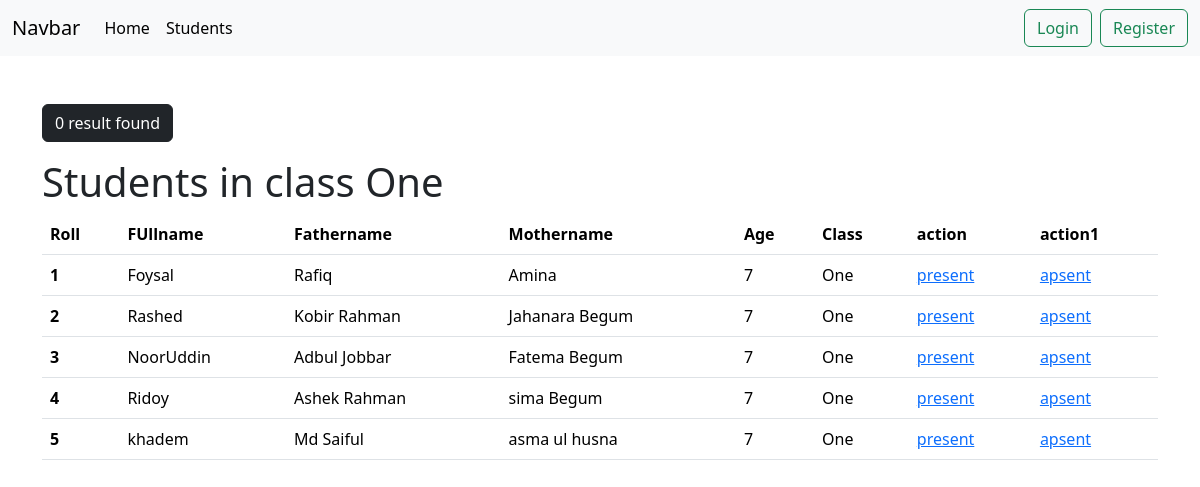
The app's page /student/students_in_class/One/ with its own data.
### student/models.py (models this page shows, shortened)
class StudentModel(models.Model):
    fullname = models.CharField(max_length=150)
    age = models.IntegerField()
    fatherName = models.CharField(max_length=150)
    motherName = models.CharField(max_length=150)
    roll = models.IntegerField()
    cl_name = models.ManyToManyField(SchoolclassModel)

class SchoolclassModel(models.Model):
    name = models.CharField(max_length=100)
    slug = models.SlugField(max_length=100, unique=True, null=True, blank=True)
    def __str__(self):
        return self.name

### student/views.py (the view)
# urls.py: path('students_in_class/<str:class_name>/', views.students_in_class, name='students_in_class'),
def students_in_class(request, class_name):
    students = models.StudentModel.objects.filter(cl_name__name=class_name)
    context = {
        'class_name': class_name,
        'students': students,
    }
    return render(request, 'students_in_class.html', context)

### student/templates/students_in_class.html
{% extends "base.html" %}
{% block content %}
<div class="container">
    <br><br><button class="btn btn-dark mb-3">{{data | length}} result found</button><br>
    <h1>Students in class {{ class_name }}</h1>
<table class="table">
    <thead>
      <tr>
        <th scope="col">Roll</th>
        <th scope="col">FUllname</th>
        <th scope="col">Fathername</th>
        <th scope="col">Mothername</th>
        <th scope="col">Age</th>
        <th scope="col">Class</th>
        <th scope="col">action</th>
        <th scope="col">action1</th>
      </tr>
    </thead>
    <tbody>
        {% for object in students %}
        <tr>
          <th scope="row">{{object.roll}}</th>
          <td>{{object.fullname}}</td>
          <td>{{object.fatherName}}</td>
          <td>{{object.motherName}}</td>
          <td>{{object.age}}</td>
          <td>{% for j in object.cl_name.all %}
                  {{j}}
              {% endfor %}</td>
          <td><a href="{% url 'present' object.id %}">present</a></td>
          <td><a href="{% url 'apsent' object.id %}">apsent</a></td>
        </tr>
        {% endfor %}
    </tbody>
  </table>
</div>
{% endblock content %}

### school/templates/base.html (shortened to what this page needs)
<!doctype html>
<html lang="en">
  <head>
    <link href="https://cdn.jsdelivr.net/npm/bootstrap@5.3.2/dist/css/bootstrap.min.css" rel="stylesheet">
  </head>
  <body>
    <nav class="navbar navbar-expand-lg bg-body-tertiary">
        <div class="container-fluid">
          <a class="navbar-brand" href="#">Navbar</a>
          <div class="collapse navbar-collapse" id="navbarSupportedContent">
            <ul class="navbar-nav me-auto mb-2 mb-lg-0">
              <li class="nav-item">
                <a class="nav-link active" aria-current="page" href="{% url 'home' %}">Home</a>
              </li>
              <li class="nav-item">
                <a class="nav-link active" aria-current="page" href="{% url 'showstudent' %}">Students</a>
              </li>
            </ul>
            <div class="d-flex gap-2">
              {% if request.user.is_authenticated %}
            <div class="flex w-auto">
                <a href="{% url 'profile' %}" class="text-decoration-none btn btn-primary">Profile</a>
                <a href="{% url 'logout' %}" class="text-decoration-none btn btn-primary">Logout</a>
            </div>
        {% else %}
            <div>
              <a class="btn btn-outline-success" href="{% url 'login' %}">Login</a>
            </div>
            <div>
              <a class="btn btn-outline-success" href="{% url 'add_teacher' %}">Register</a>
            </div>
        {% endif %}
            </div>
          </div>
        </div>
      </nav>
    {% block content %}{% endblock content %}
  </body>
</html>

### records on screen
StudentModel: roll "1", fullname "Foysal", fatherName "Rafiq", motherName "Amina", age "7"
SchoolclassModel: name "One"
StudentModel: roll "2", fullname "Rashed", fatherName "Kobir Rahman", motherName "Jahanara Begum", age "7"
StudentModel: roll "3", fullname "NoorUddin", fatherName "Adbul Jobbar", motherName "Fatema Begum", age "7"
StudentModel: roll "4", fullname "Ridoy", fatherName "Ashek Rahman", motherName "sima Begum", age "7"
StudentModel: roll "5", fullname "khadem", fatherName "Md Saiful", motherName "asma ul husna", age "7"

### other values on screen
{{ data | length }} "0"
{{ class_name }} "One"
